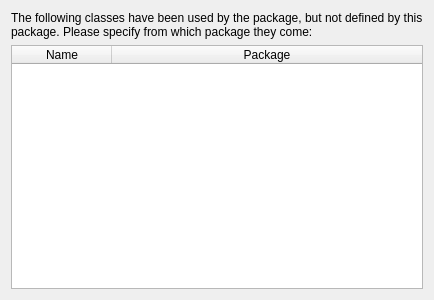
<?xml version="1.0" encoding="UTF-8"?>
<ui version="4.0">
 <class>FormDeviserMapping</class>
 <widget class="QWidget" name="FormDeviserMapping">
  <property name="geometry">
   <rect>
    <x>0</x>
    <y>0</y>
    <width>400</width>
    <height>300</height>
   </rect>
  </property>
  <property name="windowTitle">
   <string>Form</string>
  </property>
  <layout class="QGridLayout" name="gridLayout">
   <item row="0" column="0">
    <widget class="QLabel" name="label">
     <property name="text">
      <string>&lt;html&gt;&lt;head/&gt;&lt;body&gt;&lt;p&gt;The following classes have been used by the package, but not defined by this &lt;br/&gt;package. Please specify from which package they come:&lt;/p&gt;&lt;/body&gt;&lt;/html&gt;</string>
     </property>
    </widget>
   </item>
   <item row="1" column="0">
    <widget class="QTableWidget" name="tableWidget">
     <attribute name="horizontalHeaderStretchLastSection">
      <bool>true</bool>
     </attribute>
     <attribute name="verticalHeaderVisible">
      <bool>false</bool>
     </attribute>
     <column>
      <property name="text">
       <string>Name</string>
      </property>
     </column>
     <column>
      <property name="text">
       <string>Package</string>
      </property>
     </column>
    </widget>
   </item>
  </layout>
 </widget>
 <resources/>
 <connections/>
</ui>
